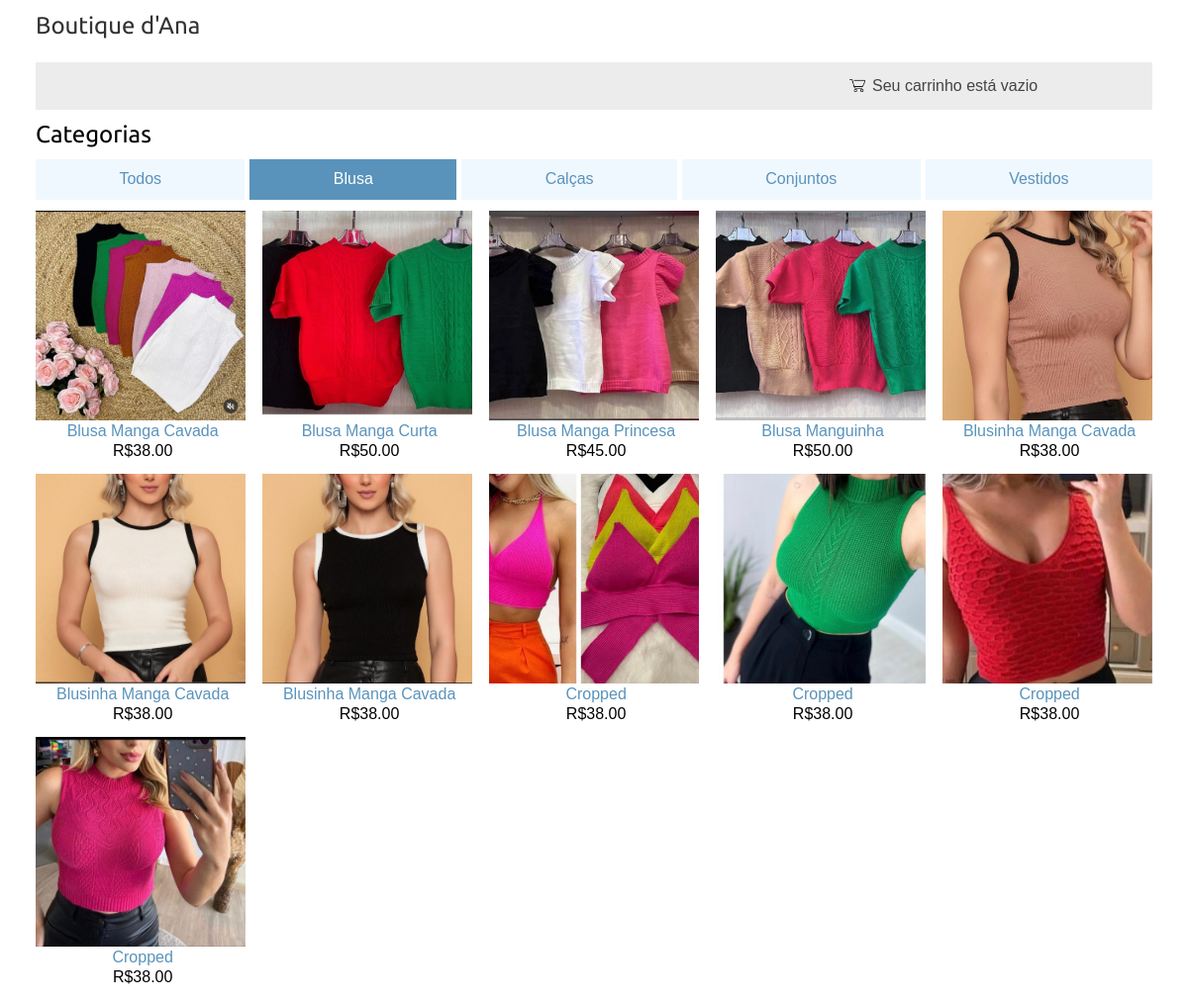
/blusa/, run on the app's committed database.
### shop/models.py (models this page shows, shortened)
class Category(models.Model):
    name = models.CharField(max_length=200)
    slug = models.SlugField(max_length=200,
                            unique=True)
    class Meta:
        ordering = ['name']
        indexes = [
            models.Index(fields=['name']),
        ]
        verbose_name = 'category'
        verbose_name_plural = 'categories'
    def get_absolute_url(self):
        return reverse('shop:product_list_by_category',
                       args=[self.slug])

class Product(models.Model):
    category = models.ForeignKey(Category,
                                 related_name='products',
                                 on_delete=models.CASCADE)
    name = models.CharField(max_length=200)
    slug = models.SlugField(max_length=200)
    image = models.ImageField(upload_to='products/%Y/%m/%d',
                              blank=True)
    description = models.TextField(blank=True)
    price = models.DecimalField(max_digits=10,
                                decimal_places=2)
    available = models.BooleanField(default=True)
    created = models.DateTimeField(auto_now_add=True)
    updated = models.DateTimeField(auto_now=True)
    stock = models.IntegerField()
    class Meta:
        ordering = ['name']
        indexes = [
            models.Index(fields=['id', 'slug']),
            models.Index(fields=['name']),
            models.Index(fields=['-created']),
        ]
    def get_absolute_url(self):
        return reverse('shop:product_detail',
                       args=[self.id, self.slug])

### shop/views.py (the view)
# urls.py: path('', views.product_list, name='product_list'),
def product_list(request, category_slug=None):
    category = None
    categories = Category.objects.all()
    products = Product.objects.filter(available=True)
    if category_slug:
        category = get_object_or_404(Category, slug=category_slug)
        products = products.filter(category=category)
    return render(request,
                  'shop/product/list.html',
                  {'category': category,
                   'categories': categories,
                   'products': products})

### cart/cart.py (called while the page is built)
    def __len__(self):
        return sum(item['quantity'] for item in self.cart.values())

### cart/context_processors.py (called while the page is built)
def cart(request):
    return {'cart': Cart(request)}

### shop/templates/shop/product/list.html (shortened to what this page needs)
{% extends "shop/base.html" %}
{% load static %}
{% block content %}
  <div id="container">
    <div id="sidebar">
      <h2>Categorias</h2>
      <ul>
        <li {% if not category %}class="selected"{% endif %}>
          <a href="{% url 'shop:product_list' %}">Todos</a>
        </li>
        {% for c in categories %}
          <li {% if category.slug == c.slug %}class="selected"{% endif %}>
            <a href="{{ c.get_absolute_url }}">{{ c.name }}</a>
          </li>
        {% endfor %}
      </ul>
    </div>
    <div id="main">
      <div class="product-list">
        {% for product in products %}
          <div class="item">
            <div class="item-image">
              <a href="{{ product.get_absolute_url }}">
                <img src="{% if product.image %}{{ product.image.url }}{% else %}{% static 'img/no_image.png' %}{% endif %}">
              </a>
            </div>
            <a href="{{ product.get_absolute_url }}" class="product-name">{{ product.name }}</a>
            <p class="item-price">R${{ product.price }}</p>
          </div>
        {% endfor %}
      </div>
    </div>
  </div>
{% endblock %}

### shop/static/css/base.css (style rules this page uses)
body { margin:0; padding: 3%; padding-top:1% ; overflow: visible; font-family:helvetica, sans-serif; }
h1, h2, h3, h4, h5 , h6 { font-family: 'Ubuntu', sans-serif; font-weight:normal; }
a { text-decoration:none; color:#5993bb; }
#sidebar { width: 100%; padding-bottom: 1%; padding-top: 1%; float: none; background-color: #ffffff; }
#sidebar h2 { padding-bottom: 1%; margin: 0; }
#sidebar ul { margin: 0; padding: 0; display: flex; justify-content: space-around; }
#sidebar ul li { margin: 0; list-style: none; padding: 1%; flex-grow: 1; text-align: center; }
#sidebar ul li a { display: block; }
#sidebar ul li.selected { background: #5993bb; border-radius: 0px; }
#sidebar ul li.selected a { color: #fff; }
#sidebar ul li:not(.selected) { background-color: aliceblue; }
#sidebar ul li:not(:last-child) { margin-right: 5px; }
#main { height: auto; max-height: none; overflow: visible; }
.product-list { display: grid; grid-template-columns: repeat(auto-fill, minmax(200px, 1fr)); gap: 1.5%; }
.item { width: 100%; height: auto; }
.item-image { width: 100%; height: 0; padding-bottom: 100%; position: relative; }
.item-image img { position: absolute; top: 0; left: 0; width: 100%; height: 100%; object-fit: cover; }
.product-name, .item-price { display: block; width: 100%; text-align: center; margin: 1%; }
.item a { font-size: 100%; }

### data on the page
Category: name "Blusa"
Category: name "Calças"
Category: name "Conjuntos"
Category: name "Vestidos"
Product: image (picture), name "Blusa Manga Cavada", price "38.00"
Product: image (picture), name "Blusa Manga Curta", price "50.00"
Product: image (picture), name "Blusa Manga Princesa", price "45.00"
Product: image (picture), name "Blusa Manguinha", price "50.00"
Product: image (picture), name "Blusinha Manga Cavada", price "38.00"
Product: image (picture), name "Blusinha Manga Cavada", price "38.00"
Product: image (picture), name "Blusinha Manga Cavada", price "38.00"
Product: image (picture), name "Cropped", price "38.00"
Product: image (picture), name "Cropped", price "38.00"
Product: image (picture), name "Cropped", price "38.00"
Product: image (picture), name "Cropped", price "38.00"
